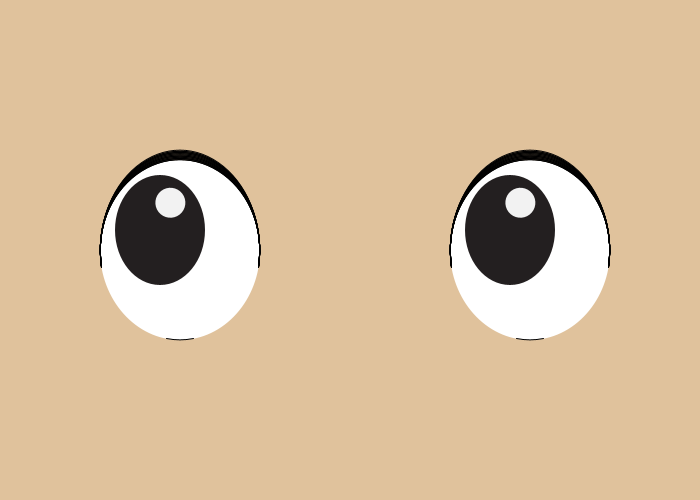
Frame 1 (no input)
Frame 60 (the mouse pressed at the canvas centre just before this capture): identical to frame 1, image omitted
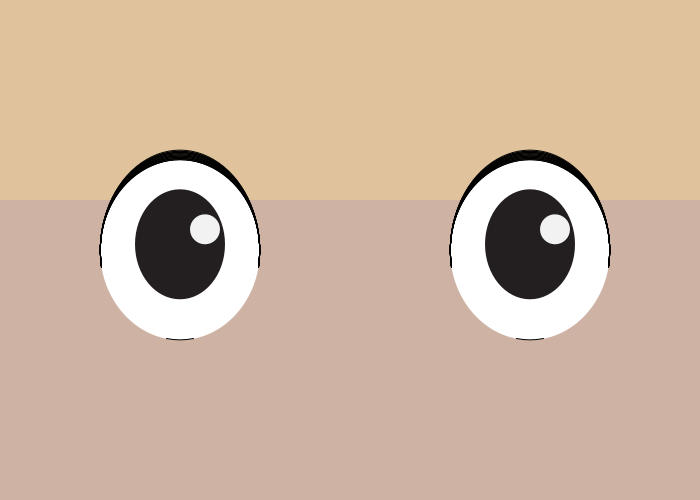
Frame 120 (the mouse held since frame 60 and released just before this capture)

The Processing sketch that drew these frames (run headless with seeded random() and noise(); from frame 60 on, the mouse is pressed at the canvas centre):

// Processing sketch: processing_88740
// ── processing_88740.pde

//global variables
float turnX = 45;
boolean ningen = true;
float eyeRad = 160;
float pupilRad = 90;
float topReflectRad = 30;

boolean ocean = false;
float oceanFill = 0;

void setup() {
  size(700, 500);
  smooth();
}

void draw() {
  background(#E0C29C);
  if (mousePressed == true&&ocean == false) {
    oceanFill +=5;
  }

  if (!ocean) {
    noStroke();
    fill(0, 0, 255, 20);
    rect(0, 500-oceanFill, 700, 500);
  }
  if (oceanFill >= 500) {
    fill(0, 0, 255, 10);
    rect(0, 500-oceanFill, 700, 500);
    ningen = false;
    ocean = true;
  }

  if (ningen) {
    //left eye
    drawNingenEye(180, height/2);
    //right eye
    drawNingenEye(530, height/2);
  }
  else {

    //left eye
    drawSakanaEye(100, height/2);
    //right eye
    drawSakanaEye(600, height/2);
  }
}

void mouseReleased() {
  if (ocean == true) {
    oceanFill = 0;
    ningen = true;
    ocean = false;
  }
}

void drawNingenEye(int posX, int posY) {
  // function variables
  float d = dist(mouseX, mouseY, posX, posY);
  float x, y;

  float offsetX = map(mouseX, 0, width, -20, 20);
  float offsetY = map(mouseY, 0, width, -20, 20);
  float offsetR1x = .5;
  float offsetR1y = .5;
  x = posX+offsetX;
  y = posY+offsetY;

  turnX =offsetX/30;


  noStroke();
  fill(255);
  //outer eye
  ellipse(posX, posY, eyeRad, eyeRad+20);

  //pupil
  fill(35, 31, 32);
  ellipse(x, y, pupilRad, pupilRad+20);

  //specularthing
  fill(255, 240);
  pushMatrix();
  translate(x, y);
  rotate(turnX);
  translate(25, -15);

  ellipse(0, 0, topReflectRad, topReflectRad);
  popMatrix();


  //lid top Arch
  stroke(0);
  noFill();
  float temp;
  for (temp = 20; temp < 40; temp++) {
    arc(posX, posY, eyeRad, eyeRad+temp, radians(170), radians(370));
  }

  //lid bottom arch
  stroke(0);
  noFill();
  arc(posX, posY, eyeRad, eyeRad+20, radians(80), radians(100));
}

void drawSakanaEye(int posX, int posY) {
  // function variables
  float d = dist(mouseX, mouseY, posX, posY);
  float x, y;

  float offsetX = map(mouseX, 0, width, -10, 10);
  float offsetY = map(mouseY, 0, width, -30, 20);
  float offsetR1x = 0.5;
  float offsetR1y = 0.5;
  x = posX+offsetX;
  y = posY+offsetY;
  turnX =offsetX/30;


  noStroke();
  fill(255);
  //outer eye
  ellipse(posX, posY, eyeRad, eyeRad+10);

  //pupil
  fill(35, 31, 32);
  ellipse(x, y, pupilRad, pupilRad+5);
}
